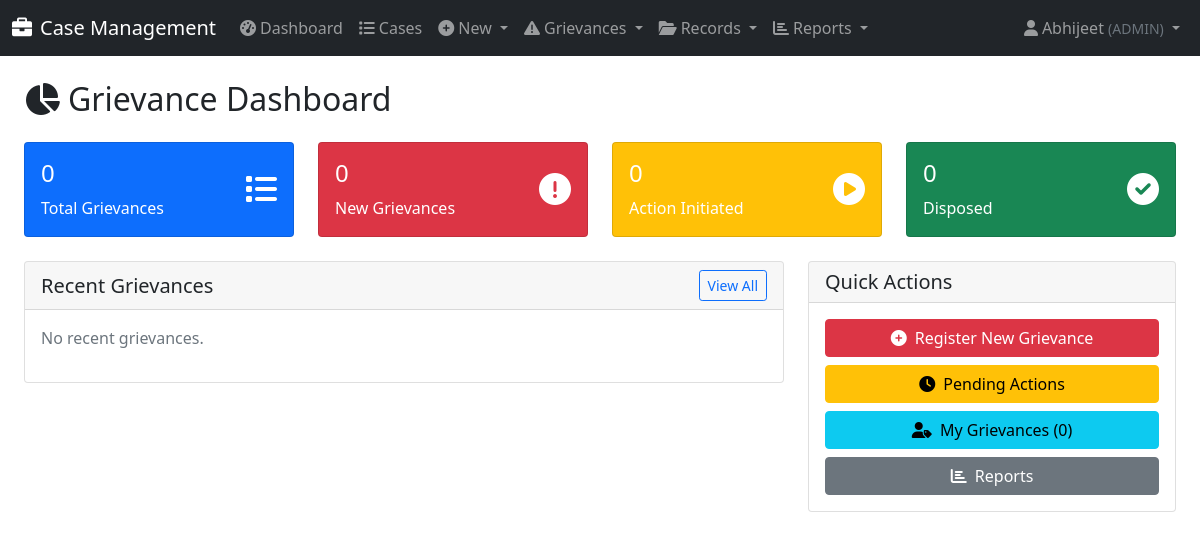
/grievances/dashboard/ (signed in), run on an earlier commit of the app's database.
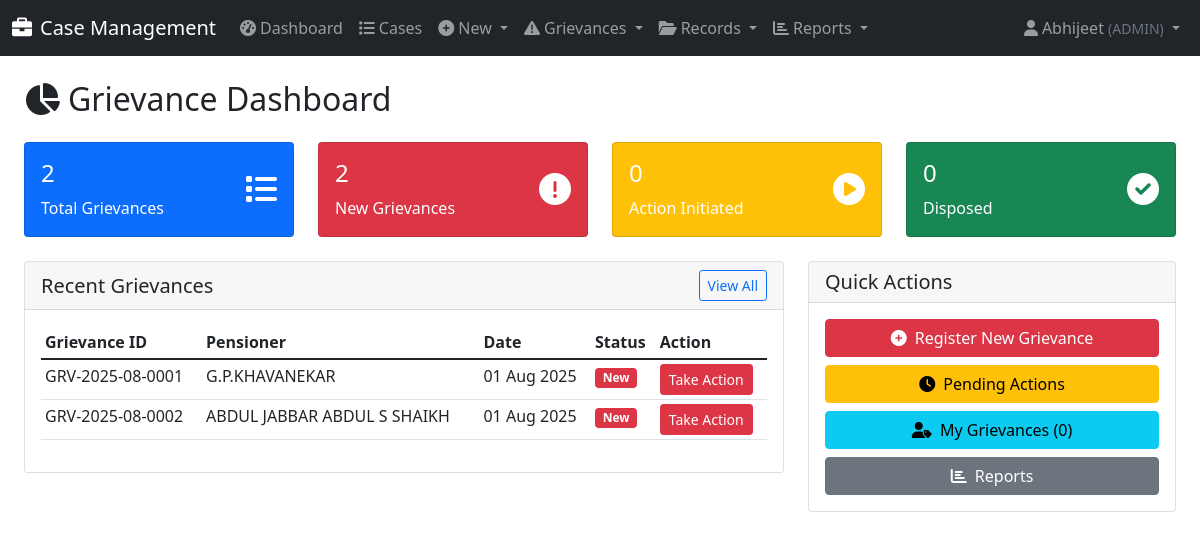
And on a later commit of the database.
### cases/models.py (models this page shows, shortened)
class Grievance(models.Model):
    GRIEVANCE_STATUS_CHOICES = [
        ('NEW', 'New'),
        ('ACTION_INITIATED', 'Action Initiated (Case Created)'),
        ('DISPOSED', 'Disposed'),
    ]
    DISPOSAL_TYPE_CHOICES = [
        ('INTERIM_REPLY', 'Interim Reply'),
        ('FINAL_REPLY', 'Final Reply'),
    ]
    grievance_id = models.CharField(max_length=50, unique=True, db_index=True, help_text="A unique ID for the grievance.")
    pensioner = models.ForeignKey(PPOMaster, on_delete=models.PROTECT, related_name='grievances', help_text="The pensioner this grievance relates to.")
    complainant_name = models.CharField(max_length=200)
    complainant_contact = models.CharField(max_length=100, blank=True, help_text="Phone number or email address.")
    mode_of_receipt = models.ForeignKey('GrievanceMode', on_delete=models.PROTECT, help_text="How the grievance was received.")
    grievance_text = models.TextField(help_text="The full text of the complaint.")
    date_received = models.DateField(default=timezone.now)
    status = models.CharField(max_length=20, choices=GRIEVANCE_STATUS_CHOICES, default='NEW')
    disposal_type = models.CharField(max_length=20, choices=DISPOSAL_TYPE_CHOICES, null=True, blank=True)
    reply_details = models.TextField(blank=True, help_text="Details of the interim or final reply provided.")
    date_disposed = models.DateField(null=True, blank=True)
    generated_case = models.OneToOneField('Case', on_delete=models.SET_NULL, null=True, blank=True, related_name='source_grievance')
    created_by = models.ForeignKey(
        User,
        on_delete=models.SET_NULL,
        null=True,
        blank=True,
        related_name='created_grievances',
        help_text="The user who originally registered the grievance."
    )
    assigned_to = models.ForeignKey(
        UserProfile,
        on_delete=models.SET_NULL,
        null=True,
        blank=True,
        related_name='assigned_grievances',
        help_text="The user this grievance is currently assigned to."
    )
    history = HistoricalRecords()
    class Meta:
        ordering = ['-date_received']
        verbose_name = "Grievance"
        verbose_name_plural = "Grievances"

class PPOMaster(models.Model):
    pension_case_number = models.CharField(max_length=50, unique=True, db_index=True, null=True, blank=True)  # PNSN_CASE_NO
    ppo_number = models.CharField(max_length=20, unique=True, db_index=True)  # PPO_NO
    pension_type = models.CharField(max_length=50)  # PNSN_TYP
    employee_number = models.CharField(max_length=50, unique=True, db_index=True, null=True, blank=True)
    employee_name = models.CharField(max_length=200)  # EMP_NM
    date_of_retirement = models.DateField(null=True, blank=True)   # Date_of_retirement
    date_of_birth = models.DateField(null=True, blank=True)  # date_of_birth
    date_of_death_pensioner = models.DateField(null=True, blank=True)  # date_of_death_Pensioner
    date_of_death_family_pensioner = models.DateField(null=True, blank=True)  # date_of_death_FP
    nominee_name = models.CharField(max_length=200, blank=True, null=True)  # NOMINE_NM
    relationship_with_pensioner = models.CharField(max_length=50, blank=True, null=True)  # Relationship_with_the_pensioner
    bank_sort_code = models.CharField(max_length=20, blank=True, null=True)  # BANK_SORT_CD
    account_number = models.CharField(max_length=20, blank=True, null=True)  # ACCT_NO
    designation = models.CharField(max_length=100, blank=True, null=True)
    aadhaar_number = models.CharField(max_length=12, blank=True, null=True)  # AADHAAR_NO
    mobile_number = models.CharField(max_length=15, blank=True, null=True)  # MOB_NO
    it_pan = models.CharField(max_length=10, blank=True, null=True)  # IT_PAN
    ifsc_code = models.CharField(max_length=11, blank=True, null=True)  # IFSC_CODE
    department = models.CharField(max_length=100, blank=True, null=True)
    bank_name = models.CharField(max_length=100, blank=True, null=True)
    branch_code = models.CharField(max_length=20, blank=True, null=True)
    address = models.TextField(blank=True, null=True)
    email = models.EmailField(blank=True, null=True)
    created_at = models.DateTimeField(auto_now_add=True)
    updated_at = models.DateTimeField(auto_now=True)
    history = HistoricalRecords()
    class Meta:
        ordering = ['-date_of_retirement']
        verbose_name = 'PPO Master'
        verbose_name_plural = 'PPO Masters'
        indexes = [
            models.Index(fields=['ppo_number']),
            models.Index(fields=['employee_number']),
            models.Index(fields=['employee_name']),
            models.Index(fields=['pension_case_number']),
        ]

### cases/views.py (the view)
# urls.py: path('grievances/dashboard/', views.grievance_dashboard, name='grievance_dashboard'),
@login_required
def grievance_dashboard(request):
    user_profile = get_object_or_404(UserProfile, user=request.user)
    subordinate_roles = get_subordinate_roles(user_profile.role)
    roles_to_view = subordinate_roles + [user_profile.role]
    if user_profile.role == 'ADMIN':
        all_grievances = Grievance.objects.all()
    else:
        all_grievances = Grievance.objects.filter(
            Q(assigned_to__role__in=roles_to_view) | Q(created_by=request.user)
        )
    stats = {
        'total_grievances': all_grievances.count(),
        'new_grievances': all_grievances.filter(status='NEW').count(),
        'action_initiated': all_grievances.filter(status='ACTION_INITIATED').count(),
        'disposed_grievances': all_grievances.filter(status='DISPOSED').count(),
        'my_grievances': Grievance.objects.filter(assigned_to=user_profile).count(),
    }
    recent_grievances = all_grievances.order_by('-date_received')[:10]
    overdue_date = timezone.now().date() - timedelta(days=30)
    overdue_grievances = all_grievances.filter(
        status='NEW',
        date_received__lt=overdue_date
    )[:5]
    context = {
        'stats': stats,
        'recent_grievances': recent_grievances,
        'overdue_grievances': overdue_grievances,
        'user_role': user_profile.role
    }
    return render(request, 'cases/grievance_dashboard.html', context)

### cases/context_processors.py (called while the page is built)
def notifications_context(request):
    if not request.user.is_authenticated:
        return {}
    try:
        user_profile = request.user.userprofile
        new_grievances_count = Grievance.objects.filter(
            assigned_to=user_profile,
            status='NEW'
        ).count()
    except UserProfile.DoesNotExist:
        new_grievances_count = 0
    return {
        'my_new_grievances_count': new_grievances_count,
    }

### cases/models.py (called while the page is built)
def get_subordinate_roles(user_role):
    return ROLE_HIERARCHY.get(user_role, [])

### templates/cases/grievance_dashboard.html (shortened to what the changed rows need)
{% extends 'base.html' %}
{% load static %}
{% block content %}
<div class="container-fluid">
    <h2 class="mb-4"><i class="fas fa-chart-pie me-2"></i>Grievance Dashboard</h2>
    <div class="row mb-4">
        <div class="col-md-3">
            <div class="card bg-primary text-white">
                <div class="card-body">
                    <div class="d-flex justify-content-between">
                        <div>
                            <h4>{{ stats.total_grievances }}</h4>
                            <p class="mb-0">Total Grievances</p>
                        </div>
                    </div>
                </div>
            </div>
        </div>
        <div class="col-md-3">
            <div class="card bg-danger text-white">
                <div class="card-body">
                    <div class="d-flex justify-content-between">
                        <div>
                            <h4>{{ stats.new_grievances }}</h4>
                            <p class="mb-0">New Grievances</p>
                        </div>
                    </div>
                </div>
            </div>
        </div>
    </div>
    <div class="row">
        <div class="col-md-8">
            <div class="card">
                <div class="card-body">
                    {% if recent_grievances %}
                        <div class="table-responsive">
                            <table class="table table-sm">
                                <thead>
                                    <tr>
                                        <th>Grievance ID</th>
                                        <th>Pensioner</th>
                                        <th>Date</th>
                                        <th>Status</th>
                                        <th>Action</th>
                                    </tr>
                                </thead>
                                <tbody>
                                    {% for grievance in recent_grievances %}
                                    <tr>
                                        <td>{{ grievance.grievance_id }}</td>
                                        <td>{{ grievance.pensioner.employee_name|default:"N/A" }}</td>
                                        <td>{{ grievance.date_received|date:"d M Y" }}</td>
                                        <td>
                                            {% if grievance.status == 'NEW' %}<span class="badge bg-danger">New</span>
                                            {% elif grievance.status == 'ACTION_INITIATED' %}<span class="badge bg-warning text-dark">Action Initiated</span>
                                            {% elif grievance.status == 'DISPOSED' %}<span class="badge bg-success">Disposed</span>
                                            {% endif %}
                                        </td>
                                        <td>
                                            {% if grievance.status == 'NEW' %}
                                                <a href="{% url 'take_grievance_action' grievance.grievance_id %}" class="btn btn-sm btn-danger">Take Action</a>
                                            {% elif grievance.generated_case %}
                                                <a href="{% url 'case_detail' grievance.generated_case.case_id %}" class="btn btn-sm btn-outline-primary">View Case</a>
                                            {% endif %}
                                        </td>
                                    </tr>
                                    {% endfor %}
                                </tbody>
                            </table>
                        </div>
                    {% else %}
                        <p class="text-muted">No recent grievances.</p>
                    {% endif %}
                </div>
            </div>
        </div>
    </div>
</div>
{% endblock %}

What changed in the data, as far as the page shows it:
added Grievance: grievance_id "GRV-2025-08-0001", pensioner.employee_name "G.P.KHAVANEKAR", date_received "01 Aug 2025", status "New"
added Grievance: grievance_id "GRV-2025-08-0002", pensioner.employee_name "ABDUL JABBAR ABDUL S SHAIKH", date_received "01 Aug 2025", status "New"
Also different on the page:
{{ stats.total_grievances }}: "0" → "2"
{{ stats.new_grievances }}: "0" → "2"
text no longer shown: "No recent grievances."
text now shown: "Grievance ID Pensioner Date Status Action"
